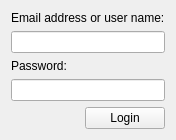
<?xml version="1.0" encoding="UTF-8"?>
<ui version="4.0">
 <class>ActivateWidget</class>
 <widget class="QWidget" name="ActivateWidget">
  <property name="geometry">
   <rect>
    <x>0</x>
    <y>0</y>
    <width>153</width>
    <height>139</height>
   </rect>
  </property>
  <property name="windowTitle">
   <string>Form</string>
  </property>
  <layout class="QVBoxLayout" name="verticalLayout">
   <item>
    <spacer name="verticalSpacer">
     <property name="orientation">
      <enum>Qt::Vertical</enum>
     </property>
     <property name="sizeType">
      <enum>QSizePolicy::MinimumExpanding</enum>
     </property>
     <property name="sizeHint" stdset="0">
      <size>
       <width>20</width>
       <height>0</height>
      </size>
     </property>
    </spacer>
   </item>
   <item>
    <widget class="QLabel" name="label">
     <property name="text">
      <string>Email address or user name:</string>
     </property>
    </widget>
   </item>
   <item>
    <widget class="QLineEdit" name="login"/>
   </item>
   <item>
    <widget class="QLabel" name="label_2">
     <property name="text">
      <string>Password:</string>
     </property>
    </widget>
   </item>
   <item>
    <widget class="QLineEdit" name="password">
     <property name="echoMode">
      <enum>QLineEdit::Password</enum>
     </property>
    </widget>
   </item>
   <item>
    <layout class="QHBoxLayout" name="horizontalLayout">
     <item>
      <spacer name="horizontalSpacer">
       <property name="orientation">
        <enum>Qt::Horizontal</enum>
       </property>
       <property name="sizeHint" stdset="0">
        <size>
         <width>40</width>
         <height>20</height>
        </size>
       </property>
      </spacer>
     </item>
     <item>
      <widget class="QPushButton" name="loginButton">
       <property name="text">
        <string>Login</string>
       </property>
      </widget>
     </item>
    </layout>
   </item>
  </layout>
 </widget>
 <resources/>
 <connections/>
</ui>
